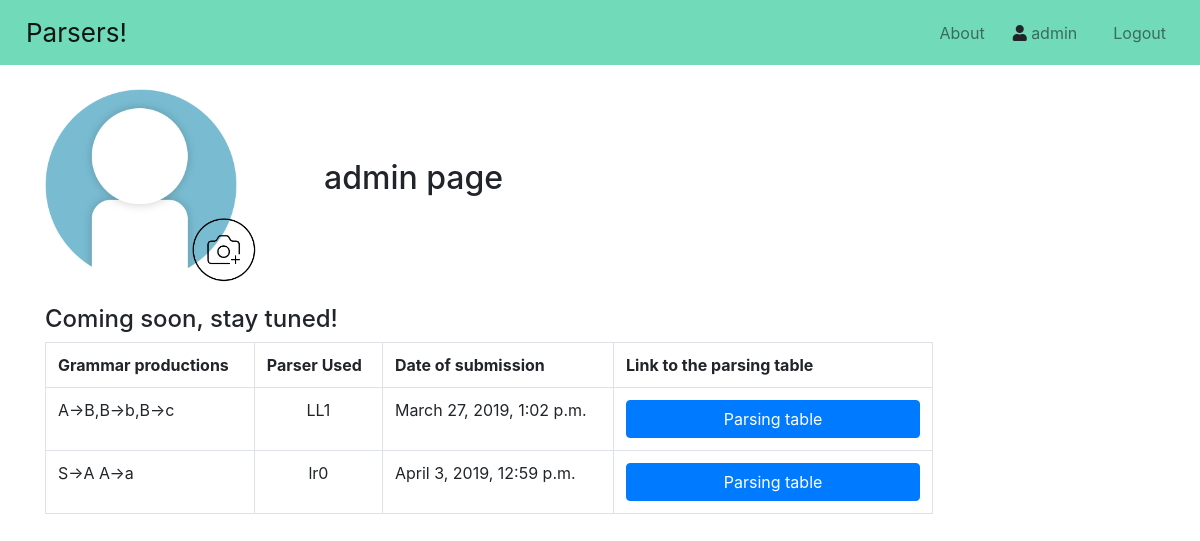
The page /user/ (signed in) on the database as committed earlier.
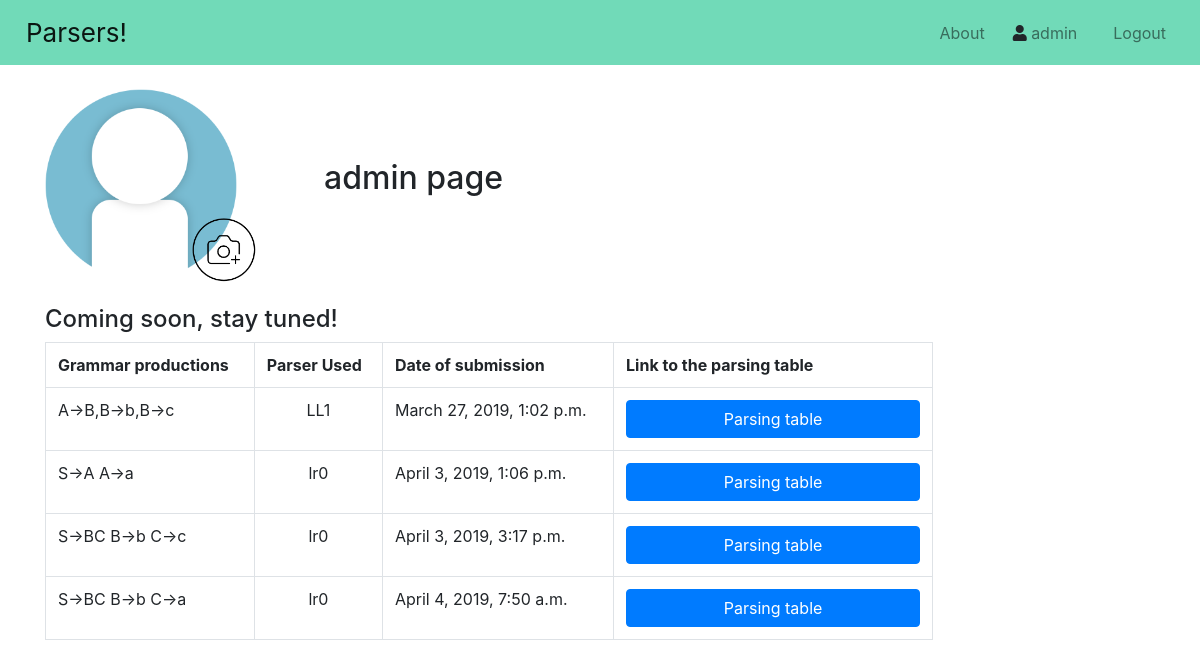
The same page on the database as committed later.
### main/models.py (models this page shows, shortened)
class Grammar(models.Model):
    grammar_productions = models.TextField()
    grammar_used_parser = models.CharField(max_length = 20)
    grammar_parsing_table_entries = models.TextField()
    grammar_user_submitter = models.ForeignKey(User, on_delete = models.CASCADE)
    grammar_timestamp = models.DateTimeField('Date submitted', default = timezone.now())

### main/views.py (the view)
# urls.py: path("user/", views.user_page, name = "user"),
def user_page(request):
    grammars_to_show = []
    for grammar_entry in Grammar.objects.all():
        if (grammar_entry.grammar_user_submitter == request.user):
            grammars_to_show.append(grammar_entry)
    return(render(request = request, template_name = "main/user_page.html", context = {"grammars": grammars_to_show}))

### main/templates/main/user_page.html
{% extends "main/home.html" %}
{% load static %}
{% block content %}
    <div id="avatar_title_div">
        <div id="avatar_group">
            <img src="{% static 'img/default_avatar.png' %}" id="user_avatar">
            <img src="{% static 'img/upload_new_avatar.png' %}" id="upload_new_avatar">
        </div>
        <h2 id="user_page_title">{{user.username}} page</h2>
    </div>
    <br>
    <h4>Coming soon, stay tuned!</h4>
    <table class="table table-bordered" style="width: 80%">
        <tr>
            <th>Grammar productions</th>
            <th>Parser Used</th>
            <th>Date of submission</th>
            <th>Link to the parsing table</th>
        </tr>
        {% for element in grammars %}
            <tr>
                <td>{{ element.grammar_productions }}</td>
                <td style="text-align: center;">{{ element.grammar_used_parser }}</td>
                <td>{{ element.grammar_timestamp }}</td>
                <td><input class="btn btn-primary btn-user-page" value="Parsing table" onclick="window.location.href='/lr0-parser'"/></td>
            </tr>
        {% endfor %}
{% endblock %}

Rows that differ between the two databases and show on the page:
removed Grammar: grammar_productions "S->A A->a", grammar_used_parser "lr0", grammar_timestamp "April 3, 2019, 12:59 p.m."
added Grammar: grammar_productions "S->A A->a", grammar_used_parser "lr0", grammar_timestamp "April 3, 2019, 1:06 p.m."
added Grammar: grammar_productions "S->BC B->b C->c", grammar_used_parser "lr0", grammar_timestamp "April 3, 2019, 3:17 p.m."
added Grammar: grammar_productions "S->BC B->b C->a", grammar_used_parser "lr0", grammar_timestamp "April 4, 2019, 7:50 a.m."
